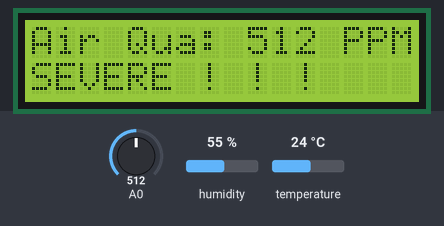
The sketch below on a simulated Arduino Uno, built with avr-gcc and run on an emulated ATmega328P. Shown: 16×2 character LCD. The test bench sets the inputs (shaded band); at power-on: A0 = 512, humidity 55 %, temperature 24 °C.

Above: at 2.2 s.
2.3 s: A0 set to 391
At 6.3 s:
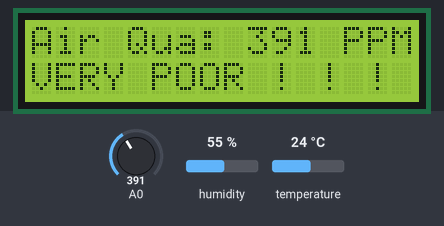
11.7 s: A0 set to 190
At 13.9 s:
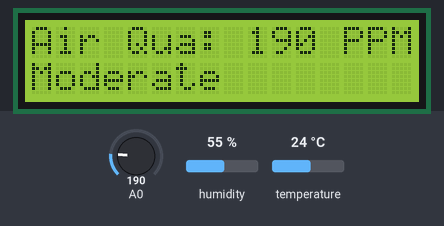
20.7 s: A0 set to 210
At 22.6 s:
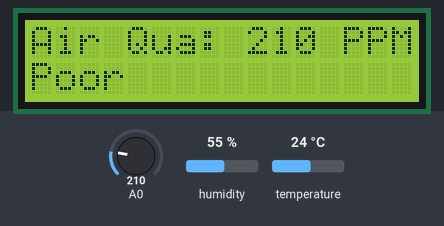
30.1 s: A0 set to 40
At 34.5 s:
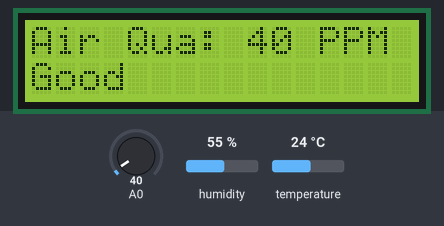
39.5 s: A0 set to 60
At 42.0 s:
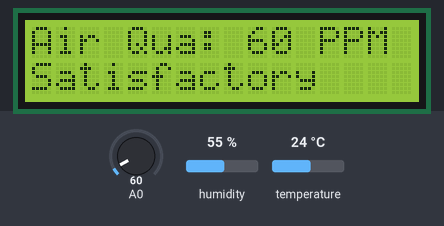
48.9 s: humidity set to 22 %
At 52.5 s:
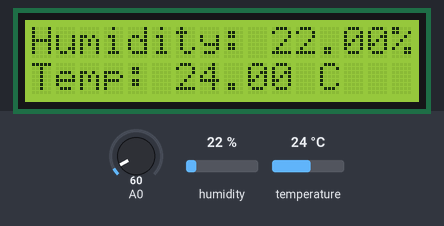
Timing chart, 0 to 54.0 s (numbered marks = the images above; inputs shaded):
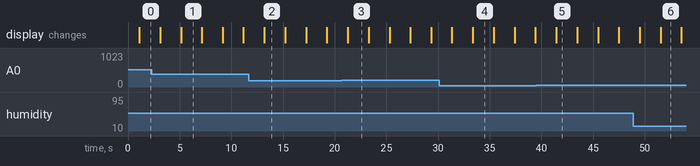

Measured:
- after the input at 2.3 s, the display: first differs from a run without the input after 2.8 s (image 1)
- after the input at 11.7 s, the display: changes after 1.5 s (image 2)
- after the input at 20.7 s, the display: changes after 0.58 s (image 3)
- after the input at 30.1 s, the display: first differs from a run without the input after 3.3 s (image 4)
- after the input at 39.5 s, the display: changes after 2.0 s (image 5)
- after the input at 48.9 s, the display: first differs from a run without the input after 2.6 s (image 6)
- what the display in image 1 shows lasts 2.0 s, from 5.1 s to 7.1 s

The sketch:

IOT_Project.ino
```cpp
#include <LiquidCrystal.h>
#include <dht.h>
#define dht_apin A1
 dht DHT;
LiquidCrystal lcd(13, 12, 11, 10, 9, 8, 7, 6, 5, 4, 3);
int sensorValue;
void setup() {
  lcd.begin(16,2);
  lcd.setCursor(0,0);
  lcd.print("Welcome");
  lcd.setCursor(0,1);
  lcd.print("Loading ...");
  delay(1000);
}

void loop()
{
  DHT.read11(dht_apin);
  sensorValue = analogRead(0);
  lcd.clear();
  lcd.setCursor(0,0);
  lcd.print("Air Qua: ");
  lcd.print(sensorValue,DEC);
  lcd.print(" PPM");
  lcd.setCursor(0,1);
  if (sensorValue<50)
  {
    lcd.print("Good");
  }
  if (sensorValue>51&&sensorValue<=100)
  {
    lcd.print("Satisfactory");
  }
  if (sensorValue>=101&&sensorValue<=200)
  {
    lcd.print("Moderate");
  }
  if (sensorValue>=201&&sensorValue<=300)
  {
    lcd.print("Poor");
  }
  if (sensorValue>=301&&sensorValue<=400)
  {
    lcd.print("VERY POOR ! ! !");
  }
  if (sensorValue>401)
  {
    lcd.print("SEVERE ! ! !");
  }
  delay(2000);
  lcd.clear();
  lcd.setCursor(0,0);
  lcd.print("Humidity: ");
  lcd.print(DHT.humidity);
  lcd.print("%");
  lcd.setCursor(0,1);
  lcd.print("Temp: ");
  lcd.print(DHT.temperature);
  lcd.print(" C");
  delay(2000);
}
```
